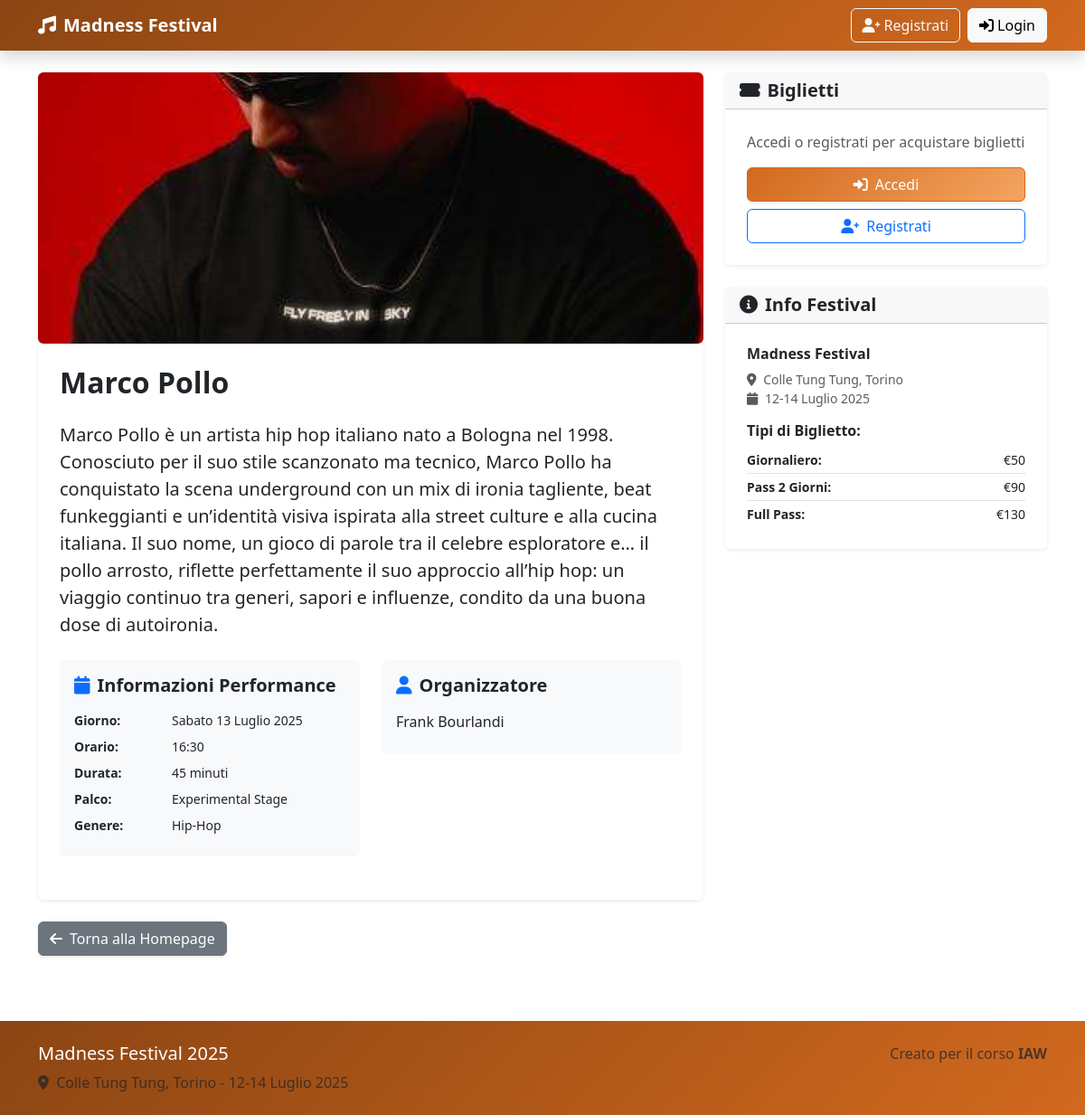
Page /performance/24 on the earlier database version.
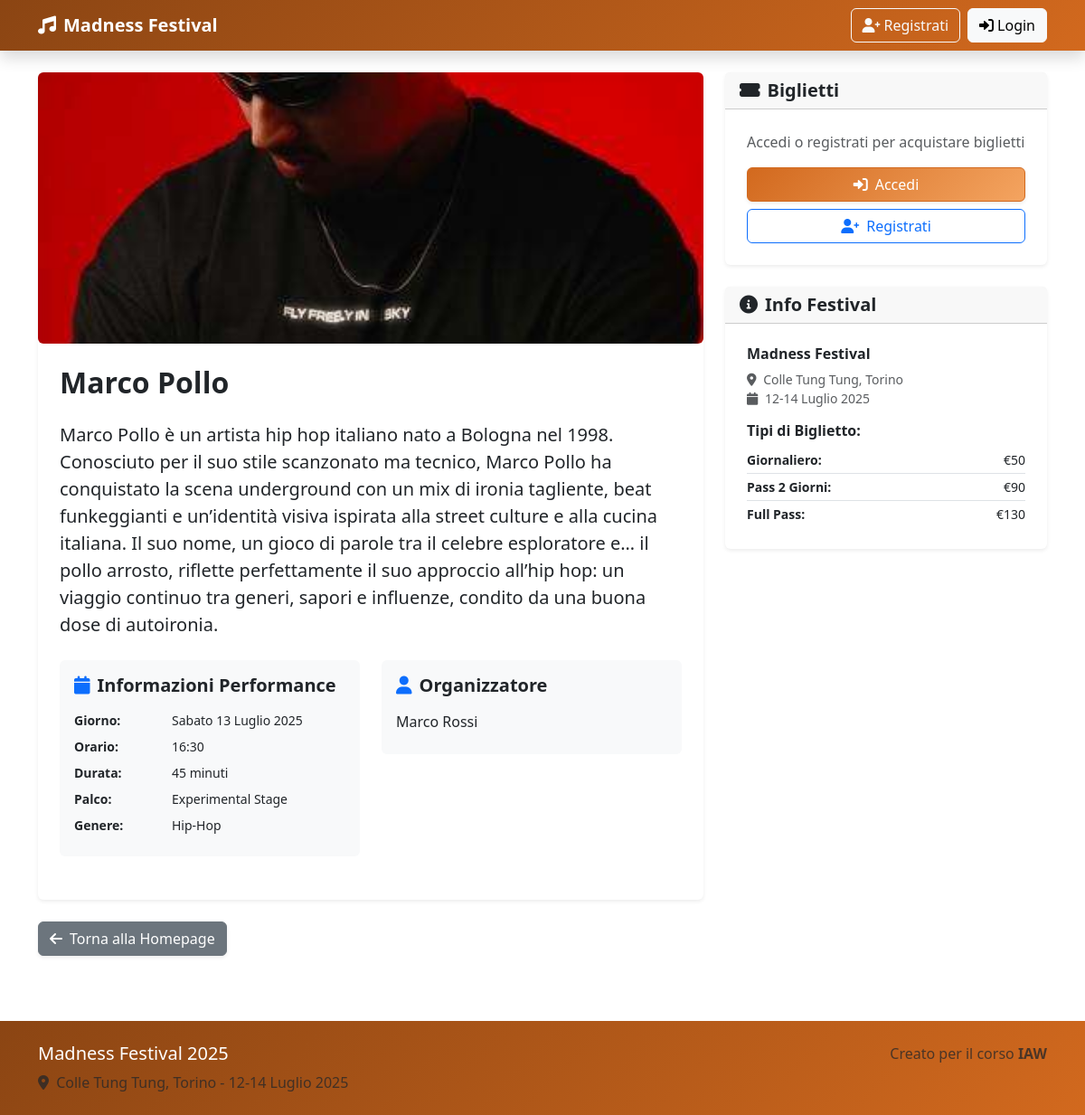
Same page on the later database version.
### tables this page shows
CREATE TABLE performances (
            id INTEGER PRIMARY KEY AUTOINCREMENT,
            artist_name TEXT UNIQUE NOT NULL,
            day TEXT NOT NULL,
            start_time TEXT NOT NULL,
            duration INTEGER NOT NULL,
            description TEXT NOT NULL,
            stage_id INTEGER NOT NULL,
            genre TEXT NOT NULL,
            performance_image TEXT DEFAULT '',
            organizer_id INTEGER NOT NULL,
            published BOOLEAN DEFAULT 0,
            created_at TIMESTAMP DEFAULT CURRENT_TIMESTAMP,
            FOREIGN KEY (organizer_id) REFERENCES users (id),
            FOREIGN KEY (stage_id) REFERENCES stages (id)
        );

CREATE TABLE users (
            id INTEGER PRIMARY KEY AUTOINCREMENT,
            email TEXT UNIQUE NOT NULL,
            password TEXT NOT NULL,
            full_name TEXT NOT NULL,
            user_type TEXT NOT NULL CHECK (user_type IN ('participant', 'organizer')),
            profile_image TEXT DEFAULT '',
            created_at TIMESTAMP DEFAULT CURRENT_TIMESTAMP
        );

### app.py (the view)
@app.route("/performance/<int:id>")
def performance_detail(id):
    performance = performances_dao.get_performance(id)
    if not performance or (not performance['published'] and
                          (not current_user.is_authenticated or current_user.user_type != 'organizer')):
        abort(404)
    return render_template("performance_detail.html",
                           performance=performance,
                           festival_name=FESTIVAL_NAME,
                           festival_location=FESTIVAL_LOCATION)

### performances_dao.py (called while the page is built)
def get_performance(performance_id):
    sql = '''SELECT p.*, u.full_name as organizer_name
             FROM performances p
             JOIN users u ON p.organizer_id = u.id
             WHERE p.id = ?'''
    conn = sqlite3.connect('db/festival.db')
    conn.row_factory = sqlite3.Row
    cursor = conn.cursor()
    cursor.execute(sql, (performance_id,))
    performance = cursor.fetchone()
    cursor.close()
    conn.close()
    return performance

### templates/performance_detail.html (shortened to what this page needs)
{% extends "base.html" %}
{% block title %}{{ performance.artist_name }} - {{ super() }}{% endblock %} {%
block content %} {% set stage_names = { 1: 'Main Stage', 2: 'Secondary Stage',
3: 'Experimental Stage', } %}
<main class="container py-4">
  <div class="row">
    <div class="col-lg-8">
      <article class="card shadow-sm border-0">
        {% if performance.performance_image %}
        <img src="{{ url_for('static', filename='uploads/' + performance.performance_image) }}"
          class="card-img-top performance-detail-image rounded"
          alt="Immagine promozionale di {{ performance.artist_name }}" style="height: 300px; object-fit: cover" />
        {% endif %}
        <div class="card-body p-4">
          <header class="mb-4">
            <h1 class="card-title h2 fw-bold mb-3">
              {{ performance.artist_name }}
            </h1>
          </header>
          <section class="mb-4">
            <p class="card-text lead">{{ performance.description }}</p>
          </section>
          <div class="row mt-4">
            <div class="col-md-6 mb-4">
              <section class="bg-light p-3 rounded">
                <h2 class="h5 fw-semibold mb-3">
                  <i class="fas fa-calendar me-2 text-primary"></i>Informazioni
                  Performance
                </h2>
                <dl class="row mb-0">
                  <dt class="col-sm-4 fw-semibold small">Giorno:</dt>
                  <dd class="col-sm-8 small">
                    {% if performance.day == '2025-07-12' %}Venerdì 12 Luglio
                    2025{% elif performance.day == '2025-07-13' %}Sabato 13
                    Luglio 2025{% else %}Domenica 14 Luglio 2025{% endif %}
                  </dd>
                  <dt class="col-sm-4 fw-semibold small">Orario:</dt>
                  <dd class="col-sm-8 small">{{ performance.start_time }}</dd>
                  <dt class="col-sm-4 fw-semibold small">Durata:</dt>
                  <dd class="col-sm-8 small">
                    {{ performance.duration }} minuti
                  </dd>
                  <dt class="col-sm-4 fw-semibold small">Palco:</dt>
                  <dd class="col-sm-8 small">
                    {{ stage_names.get(performance.stage_id, 'Palco
                    Sconosciuto') }}
                  </dd>
                  <dt class="col-sm-4 fw-semibold small">Genere:</dt>
                  <dd class="col-sm-8 small">{{ performance.genre }}</dd>
                </dl>
              </section>
            </div>
            <div class="col-md-6 mb-4">
              <section class="bg-light p-3 rounded">
                <h2 class="h5 fw-semibold mb-3">
                  <i class="fas fa-user me-2 text-primary"></i>Organizzatore
                </h2>
                <p class="mb-2">{{ performance.organizer_name }}</p>
              </section>
            </div>
          </div>
        </div>
      </article>
    </div>
    <aside class="col-lg-4">
      <section class="card shadow-sm border-0 mb-4">
        <header class="card-header">
          <h2 class="h5 mb-0 fw-semibold">
            <i class="fas fa-ticket-alt me-2"></i>Biglietti
          </h2>
        </header>
        <div class="card-body p-4">
          {% if current_user.is_authenticated and current_user.user_type ==
          'participant' %}
          <p class="text-muted mb-3">
            Per partecipare a questa performance, acquista uno dei nostri
            biglietti:
          </p>
          <a href="{{ url_for('buy_ticket') }}" class="btn btn-primary w-100 mb-2 shadow-sm">
            <i class="fas fa-shopping-cart me-2"></i>Acquista Biglietto
          </a>
          {% else %}
          <p class="text-muted mb-3">
            Accedi o registrati per acquistare biglietti
          </p>
          <button class="btn btn-primary w-100 mb-2 shadow-sm" data-bs-toggle="modal" data-bs-target="#loginModal">
            <i class="fas fa-sign-in-alt me-2"></i>Accedi
          </button>
          <a href="{{ url_for('register') }}" class="btn btn-outline-primary w-100">
            <i class="fas fa-user-plus me-2"></i>Registrati
          </a>
          {% endif %}
        </div>
      </section>
      <section class="card shadow-sm border-0">
        <header class="card-header">
          <h2 class="h5 mb-0 fw-semibold">
            <i class="fas fa-info-circle me-2"></i>Info Festival
          </h2>
        </header>
        <div class="card-body p-4">
          <h3 class="h6 fw-semibold mb-2">{{ festival_name }}</h3>
          <address class="small text-muted mb-3">
            <i class="fas fa-map-marker-alt me-1"></i>
            {{ festival_location }}<br />
            <i class="fas fa-calendar me-1"></i>
            <time datetime="2025-07-12/2025-07-14">12-14 Luglio 2025</time>
          </address>
          <h3 class="h6 fw-semibold mb-2">Tipi di Biglietto:</h3>
          <dl class="small ticket-prices mb-0">
            <div class="d-flex justify-content-between border-bottom py-1">
              <dt class="fw-semibold">Giornaliero:</dt>
              <dd class="mb-0">€50</dd>
            </div>
            <div class="d-flex justify-content-between border-bottom py-1">
              <dt class="fw-semibold">Pass 2 Giorni:</dt>
              <dd class="mb-0">€90</dd>
            </div>
            <div class="d-flex justify-content-between py-1">
              <dt class="fw-semibold">Full Pass:</dt>
              <dd class="mb-0">€130</dd>
            </div>
          </dl>
        </div>
      </section>
    </aside>
  </div>
  <nav class="row mt-4">
    <div class="col-12">
      <a href="{{ url_for('home') }}" class="btn btn-secondary shadow-sm">
        <i class="fas fa-arrow-left me-2"></i>Torna alla Homepage
      </a>
    </div>
  </nav>
</main>
{% endblock %}

### templates/base.html (shortened to what this page needs)
<!DOCTYPE html>
<html lang="it">
  <head>
    <link
      href="https://cdn.jsdelivr.net/npm/bootstrap@5.3.3/dist/css/bootstrap.min.css"
      rel="stylesheet"
    />
    <link
      href="https://cdnjs.cloudflare.com/ajax/libs/font-awesome/6.0.0/css/all.min.css"
      rel="stylesheet"
    />
    <link
      href="{{ url_for('static', filename='style.css') }}"
      rel="stylesheet"
    />
  </head>
  <body>
    <header>
      <nav class="navbar navbar-expand-lg navbar-dark shadow">
        <div class="container">
          <a class="navbar-brand fw-bold" href="{{ url_for('home') }}">
            <i class="fas fa-music me-2"></i>Madness Festival
          </a>
          <div class="collapse navbar-collapse" id="navbarNav">
            <ul class="navbar-nav ms-auto">
              {% if current_user.is_authenticated %}
              <li class="nav-item dropdown">
                <a
                  class="nav-link dropdown-toggle"
                  href="#"
                  data-bs-toggle="dropdown"
                >
                  <i class="fas fa-user me-1"></i>{{ current_user.full_name }}
                </a>
                <ul class="dropdown-menu">
                  <li>
                    <a class="dropdown-item" href="{{ url_for('profile') }}">
                      <i class="fas fa-user-circle me-2"></i>Profilo
                    </a>
                  </li>
                  <li><hr class="dropdown-divider" /></li>
                  <li>
                    <a class="dropdown-item" href="{{ url_for('logout') }}">
                      <i class="fas fa-sign-out-alt me-2"></i>Logout
                    </a>
                  </li>
                </ul>
              </li>
              {% else %}
              <li class="nav-item me-2">
                <a
                  class="btn btn-outline-light"
                  href="{{ url_for('register') }}"
                >
                  <i class="fas fa-user-plus me-1"></i>Registrati
                </a>
              </li>
              <li class="nav-item">
                <button
                  class="btn btn-light"
                  data-bs-toggle="modal"
                  data-bs-target="#loginModal"
                >
                  <i class="fas fa-sign-in-alt me-1"></i>Login
                </button>
              </li>
              {% endif %}
            </ul>
          </div>
        </div>
      </nav>
    </header>
    <main>{% block content %}{% endblock %}</main>
    <footer class="footer-festival py-4 mt-5">
      <div class="container">
        <div class="row">
          <div class="col-md-6">
            <h5 class="text-white">Madness Festival 2025</h5>
            <p class="text-muted mb-0">
              <i class="fas fa-map-marker-alt me-1"></i>
              Colle Tung Tung, Torino - 12-14 Luglio 2025
            </p>
          </div>
          <div class="col-md-6 text-md-end">
            <p class="text-muted mb-0">
              Creato per il corso <strong>IAW</strong>
            </p>
          </div>
        </div>
      </div>
    </footer>
  </body>
</html>

### static/style.css (style rules this page uses)
:root { --primary: #d2691e; --secondary: #f4a460; --accent: #ff7f50; --dark: #8b4513; --success: #228b22; --gradient-primary: linear-gradient(135deg, var(--primary), var(--secondary)); --gradient-dark: linear-gradient(135deg, var(--dark), var(--primary)); --gradient-success: linear-gradient(135deg, var(--success), var(--primary)); }
.btn-primary { background: var(--gradient-primary) !important; border-color: var(--primary) !important; }
.navbar, .footer-festival { background: var(--gradient-dark) !important; color: white !important; }

Differences in the rows shown:
removed users: organizer_name "Frank Bourlandi"
now on this page (row unchanged): users: organizer_name "Marco Rossi"
